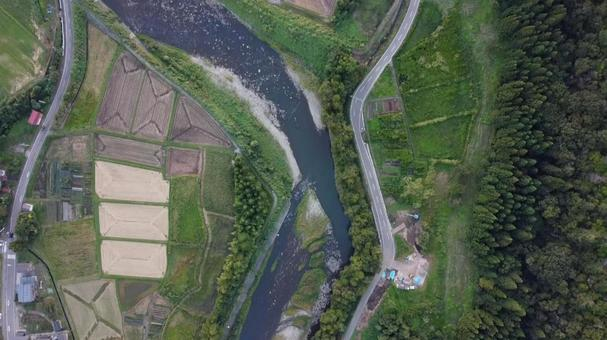
#> input picture mocking_examples/main2.png, 607 x 340 px
$ python -i area_mapping.py   (imports and definitions only)   (older library calls are emulated)
#> lines starting #> are read from the running program, lines starting #| are printed output that depends on the picture; after the words box and inside, x2 and y2 are one past the last pixel; in counts of white or black regions, pixels touching at a corner belong together
### utilities.py
import numpy as np
import json
import cv2
import networkx as nx
from queue import PriorityQueue
from time import gmtime, strftime
from scipy.spatial import KDTree
from scipy.ndimage import binary_dilation

# [10 lines left out: function __plot_overlap__, not called in this run]

def get_contours(mask: np.ndarray) -> np.ndarray:
    contours, _ = cv2.findContours(mask, cv2.RETR_EXTERNAL, cv2.CHAIN_APPROX_SIMPLE)
    return contours

# [101 lines left out: functions mask_range, get_mask_regions, get_mask_centroid, get_buildings, place_buildings, overlay_from_masks, not called in this run]

def filter_artifacts(mask: np.ndarray, min_area_threshold: int = 2500) -> np.ndarray:
    contours = get_contours(mask)
    filtered_mask = np.zeros_like(mask)

    for cnt in contours:
        if cv2.contourArea(cnt) >= min_area_threshold:
            cv2.drawContours(filtered_mask, [cnt], -1, 1, thickness=cv2.FILLED)  # Debug: Changed to 1 instead of 255

    return filtered_mask

# Custom Delaunay triangulation function
# [50 lines left out: functions custom_delaunay, get_circumcircle, not called in this run]

def building_centers(buildings: list) -> np.ndarray:
    return np.array([(building["rect"][0] + building["rect"][2] // 2, building["rect"][1] + building["rect"][3] // 2) for building in buildings])

# [113 lines left out: functions generate_path_tree, astar, get_connectors_from_centers, generate_path_points, not called in this run]

def scale_mask(mask: np.ndarray, scale: float) -> np.ndarray:
    new_mask = cv2.resize(mask, (int(mask.shape[1] * scale), int(mask.shape[0] * scale)), interpolation=cv2.INTER_LINEAR)

    return new_mask

# [8 lines left out: function get_mask_exit_point, not called in this run]

def get_mask_boundry(mask: np.ndarray) -> np.ndarray:
    return binary_dilation(mask) & ~mask

# [52 lines left out: functions is_mask_enclosed, switch_enclaves, border_length, get_nearst_point_in_mask, get_mask_edge_points, not called in this run]

def get_values_in_radius(mask: np.ndarray, coords: tuple[int, int], radius: int) -> list:
    """Returns a list of values from a mask based on given radius"""
    h, w = mask.shape
    values = []

    for i in range(-radius, radius + 1):
        for j in range(-radius, radius + 1):
            if np.sqrt(i**2 + j**2) <= radius:
                nx, ny = coords[0] + i, coords[1] + j
                if 0 <= nx < w and 0 <= ny < h:
                    values.append(mask[ny, nx])

    return values

def set_radius(mask: np.ndarray, coords: tuple[int, int], radius: int, value: int) -> np.ndarray:
    """Returns mask with drawn radius (set to 1 or 0)"""
    new_mask = mask.copy()
    h, w = new_mask.shape

    for i in range(-radius, radius + 1):
        for j in range(-radius, radius + 1):
            # Calculate center
            if np.sqrt(i**2 + j**2) <= radius:
                nx, ny = coords[0] + i, coords[1] + j
                # Check if coordinates in mask-barrier
                if 0 <= nx < w and 0 <= ny < h:
                    new_mask[ny, nx] = value  # set value

    return new_mask.astype(np.uint8)

# [9 lines left out: functions refactor_rescale, subtract_masks, not called in this run]

def paste_debugging(message: str) -> None:
    print(f"{strftime('%H:%M:%S', gmtime())} - {message}")

### area_mapping.py
import matplotlib.pyplot as plt
import utilities as utils
import detectree as dtr
import numpy as np
import cv2

# [16 lines left out: function get_tree_mask, not called in this run]

def get_water_mask(img_path: str, min_area_threshold: int = 500, water_kernel_size: int = 12, radius: float = 3) -> np.ndarray:
#> called with img_path = 'mocking_examples/main2.png', min_area_threshold = 500, water_kernel_size = 12, radius = 3
    img = cv2.imread(img_path)
#> img is the input picture: shape (340, 607, 3); mean B, G, R 81.7, 94.2, 85.2
    hsv = cv2.cvtColor(img, cv2.COLOR_BGR2HSV)
#> hsv: shape (340, 607, 3); mean H, S, V 65.5, 60.8, 98.3

    # Color Range
    lower_water = np.array([90, 50, 50])
    upper_water = np.array([140, 255, 255])

    mask_water = cv2.inRange(hsv, lower_water, upper_water)
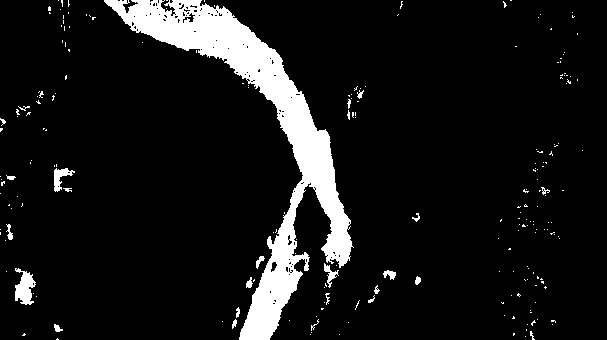
#> mask_water: shape (340, 607); 8.9% white; 214 white regions (189 under 20 px), largest, box (x1, y1, x2, y2) and area: (104, 0, 354, 340) 16275, (15, 268, 36, 305) 471, (54, 168, 75, 192) 222

    # Morphological operations (close small gaps in layer)
    water_kernel = np.ones((water_kernel_size, water_kernel_size), np.uint8)
    closed_water_mask = cv2.morphologyEx(mask_water, cv2.MORPH_CLOSE, water_kernel)
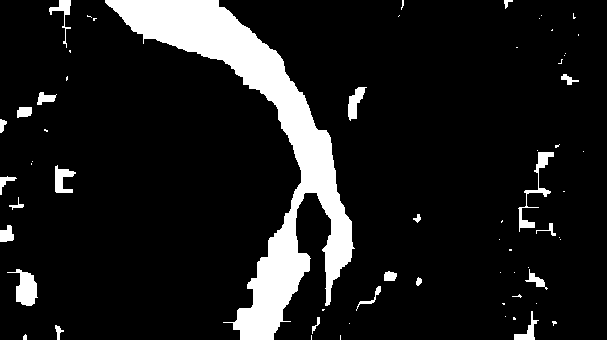
#> closed_water_mask: shape (340, 607); 10.9% white; 64 white regions (40 under 20 px)

    filtered_water_mask = utils.filter_artifacts(closed_water_mask, min_area_threshold=min_area_threshold)
#> in get_contours, `contours, _ = cv2.findContours(mask, cv2.RETR_EXTERNAL, cv2.CHAIN_APPR..`: contours = 64 contours, 41 with area under 20; largest, box (x1, y1, x2, y2) and area: (105, 0, 355, 340) 17992, (7, 269, 38, 306) 538, (518, 152, 554, 232) 379, (348, 87, 367, 121) 272, (55, 165, 76, 193) 268
#> the loop in filter_artifacts, `for cnt in contours:` made 64 passes
#> cnt on passes 1, 2, 5, 9, 11, 12, 13, 17, 18, 22, 23, 24: [[340, 335], [340, 339]], [[311, 335], [311, 339]], [[349, 323]], [[505, 316]], [[322, 309], [322, 310], [323, 310], [324, 309]], [[536, 303]], [[502, 303], [503, 304], [504, 304], [504, 303]], [[514, 272]], [[500, 272]], [[528, 267]], [[509, 249], [509, 250], [511, 250], [511, 249]], [[560, 239]]
#> after the loop in filter_artifacts, `for cnt in contours:`: filtered_mask: shape (340, 607); values 0 (black) and 1 (white), 9.3% white; 2 white regions, box (x1, y1, x2, y2) and area: (105, 0, 355, 340) 18657, (7, 269, 38, 306) 600

    scale_factor: float = 0.35

    water_mask =  utils.scale_mask((filtered_water_mask > 0).astype(np.uint8), scale_factor)
#> in scale_mask, `new_mask = cv2.resize(mask, (int(mask.shape[1] * scale), int(mask.shap..`: new_mask: shape (118, 212); values 0 (black) and 1 (white), 9.3% white; 2 white regions, box (x1, y1, x2, y2) and area: (37, 0, 123, 118) 2249, (2, 93, 13, 106) 75
    gabor_filter_mask = utils.scale_mask(get_gabor_filter_mask(img), scale_factor)
#> in get_gabor_filter_mask, `gabor_mask = cv2.filter2D(gray_img, cv2.CV_8UC3, gabor_kernel)`:
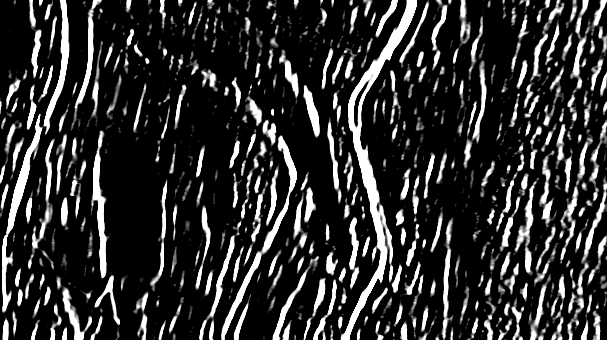
#> gabor_mask: shape (340, 607); min 0, max 255, mean 47.5
#> call 2 of scale_mask, with scale = 0.35
#> in scale_mask (call 2), `new_mask = cv2.resize(mask, (int(mask.shape[1] * scale), int(mask.shap..`:
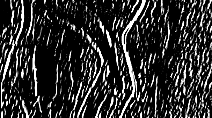
#> new_mask: shape (118, 212); min 0, max 255, mean 47.3

    # Expands color detected water mask based on gabor filter mask
    iterations_amount = 8
    for i in range(iterations_amount):
        y_coords, x_coords = np.where(water_mask == 1)
        for y, x in zip(y_coords, x_coords):
            # Get gabor filter mask values from given radius
            radius_values: list = utils.get_values_in_radius(mask=gabor_filter_mask, coords=(x, y), radius=radius)
            # Check if collision with land occurs
            if not sum(radius_values) >= 1:
                # Expand radius if smooth area detected
                water_mask = utils.set_radius(mask=water_mask, coords=(x, y), radius=radius, value=1)
#> this loop made 8 passes
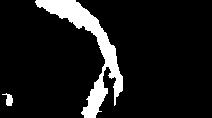
#> water_mask: shape (118, 212); values 0 (black) and 1 (white), 9.9% white; 2 white regions, box (x1, y1, x2, y2) and area: (35, 0, 123, 118) 2411, (2, 93, 13, 106) 75

    water_mask = utils.filter_artifacts(water_mask, min_area_threshold=min_area_threshold)
#> call 2 of filter_artifacts, with min_area_threshold = 500
#> the loop in filter_artifacts (call 2), `for cnt in contours:` made 2 passes
#> after the loop in filter_artifacts (call 2), `for cnt in contours:`:
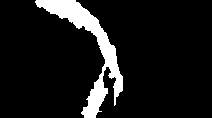
#> filtered_mask: shape (118, 212); values 0 (black) and 1 (white), 9.6% white; 1 white region, box (x1, y1, x2, y2) and area: (35, 0, 123, 118) 2411

    return cv2.resize(water_mask, tuple(reversed(filtered_water_mask.shape)), interpolation=cv2.INTER_NEAREST)
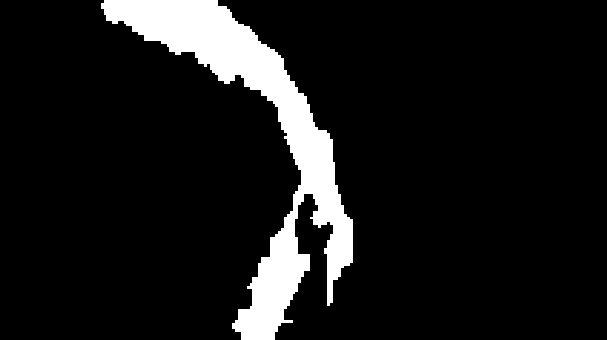
#> returned value: shape (340, 607); values 0 (black) and 1 (white), 9.6% white; 1 white region, box (x1, y1, x2, y2) and area: (101, 0, 353, 340) 19907

# [8 lines left out: function get_zero_mask, not called in this run]

def get_gabor_filter_mask(img, ksize=15, sigma=4.3, theta=0.2, lambd=9.8, gamma=0.2, psi=0.885) -> np.ndarray:
    gray_img = cv2.cvtColor(img, cv2.COLOR_BGR2GRAY)

    # Gabor kernel (filter)
    gabor_kernel = cv2.getGaborKernel((ksize, ksize), sigma, theta, lambd, gamma, psi, ktype=cv2.CV_32F)

    # Apply gabor filter to the image
    gabor_mask = cv2.filter2D(gray_img, cv2.CV_8UC3, gabor_kernel)

    return gabor_mask

# [101 lines left out: functions get_coast_mask, get_inland_mask, get_forest_edge_mask, mask_percentages, mask_deployment, not called in this run]

#* Mocking Dashboard for Performance Measuring
# [10 lines not run here, left out]

>>> result = get_water_mask('mocking_examples/main2.png')

$ run again, on mocking_examples/main1.png
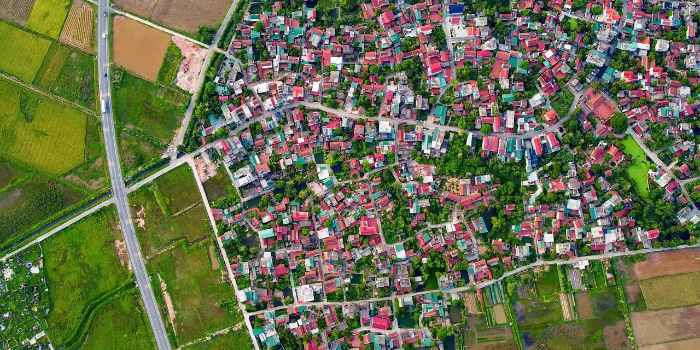
#> input picture mocking_examples/main1.png, 700 x 350 px
#> in get_water_mask, img is the input picture: shape (350, 700, 3); mean B, G, R 78.9, 110, 105.8
#> hsv: shape (350, 700, 3); mean H, S, V 69.4, 122.4, 124.3
#> mask_water: shape (350, 700); 4.9% white; 1105 white regions (960 under 20 px), largest, box (x1, y1, x2, y2) and area: (590, 22, 656, 83) 773, (518, 137, 545, 174) 299, (445, 2, 469, 18) 208
#> closed_water_mask: shape (350, 700); 16.3% white; 173 white regions (107 under 20 px)
#> in get_contours, `contours, _ = cv2.findContours(mask, cv2.RETR_EXTERNAL, cv2.CHAIN_APPR..`: contours = 173 contours, 120 with area under 20; largest, box (x1, y1, x2, y2) and area: (432, 0, 700, 243) 14331, (209, 0, 367, 105) 5106, (191, 89, 323, 214) 4712, (324, 0, 463, 156) 4174, (631, 85, 700, 163) 1587
#> the loop in filter_artifacts, `for cnt in contours:` made 173 passes
#> cnt on passes 1, 8, 9: [[0, 348], [0, 349], [5, 349], [5, 348]], [[324, 332]], [[340, 329]]
#> new_mask: shape (122, 244); values 0 (black) and 1 (white), 13.5% white; 17 white regions (8 under 20 px)
#> in scale_mask (call 2), `new_mask = cv2.resize(mask, (int(mask.shape[1] * scale), int(mask.shap..`:
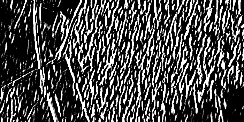
#> new_mask: shape (122, 244); min 0, max 255, mean 75.1
#> in get_contours (call 2), `contours, _ = cv2.findContours(mask, cv2.RETR_EXTERNAL, cv2.CHAIN_APPR..`: contours = 17 contours, 9 with area under 20; largest, box (x1, y1, x2, y2) and area: (151, 0, 244, 63) 1290, (73, 0, 133, 37) 704, (67, 31, 106, 75) 486, (132, 0, 156, 41) 170, (226, 30, 244, 57) 158, (197, 60, 221, 85) 137, (128, 45, 157, 54) 81, (111, 42, 124, 54) 44
#> the loop in filter_artifacts (call 2), `for cnt in contours:` made 17 passes
#> cnt on passes 2, 5, 8, 9, 10: [[213, 58], [213, 60]], [[220, 43], [220, 45], [221, 45], [221, 43]], [[222, 38]], [[131, 33], [131, 34], [134, 34], [133, 33]], [[113, 32]]
#> in get_water_mask, `return cv2.resize(water_mask, tuple(reversed(filtered_water_mask.shape..`:
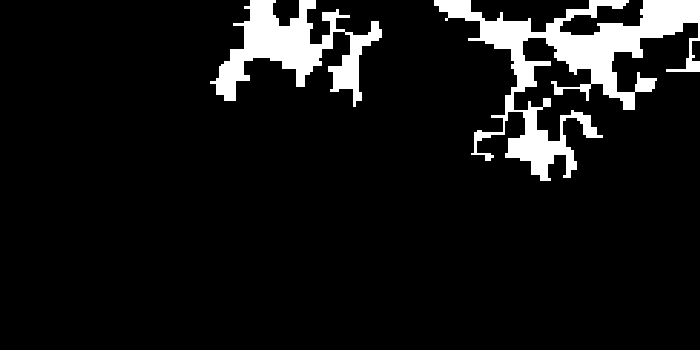
#> returned value: shape (350, 700); values 0 (black) and 1 (white), 8.5% white; 2 white regions, box (x1, y1, x2, y2) and area: (434, 0, 700, 181) 13745, (210, 0, 382, 107) 7105
